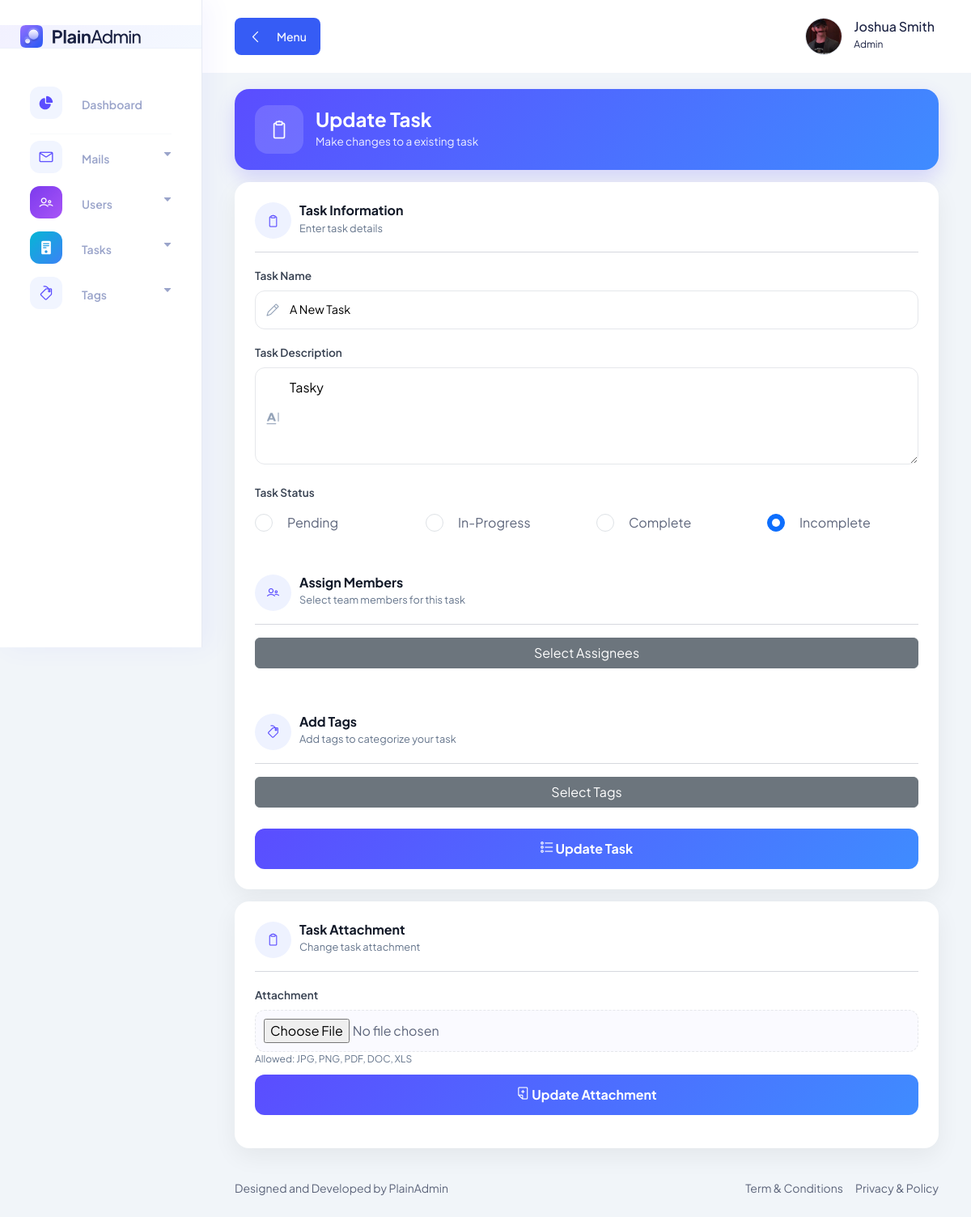
/pages/tasks/edit.task.php?task_id=4 (signed in), run on an earlier commit of the app's database.
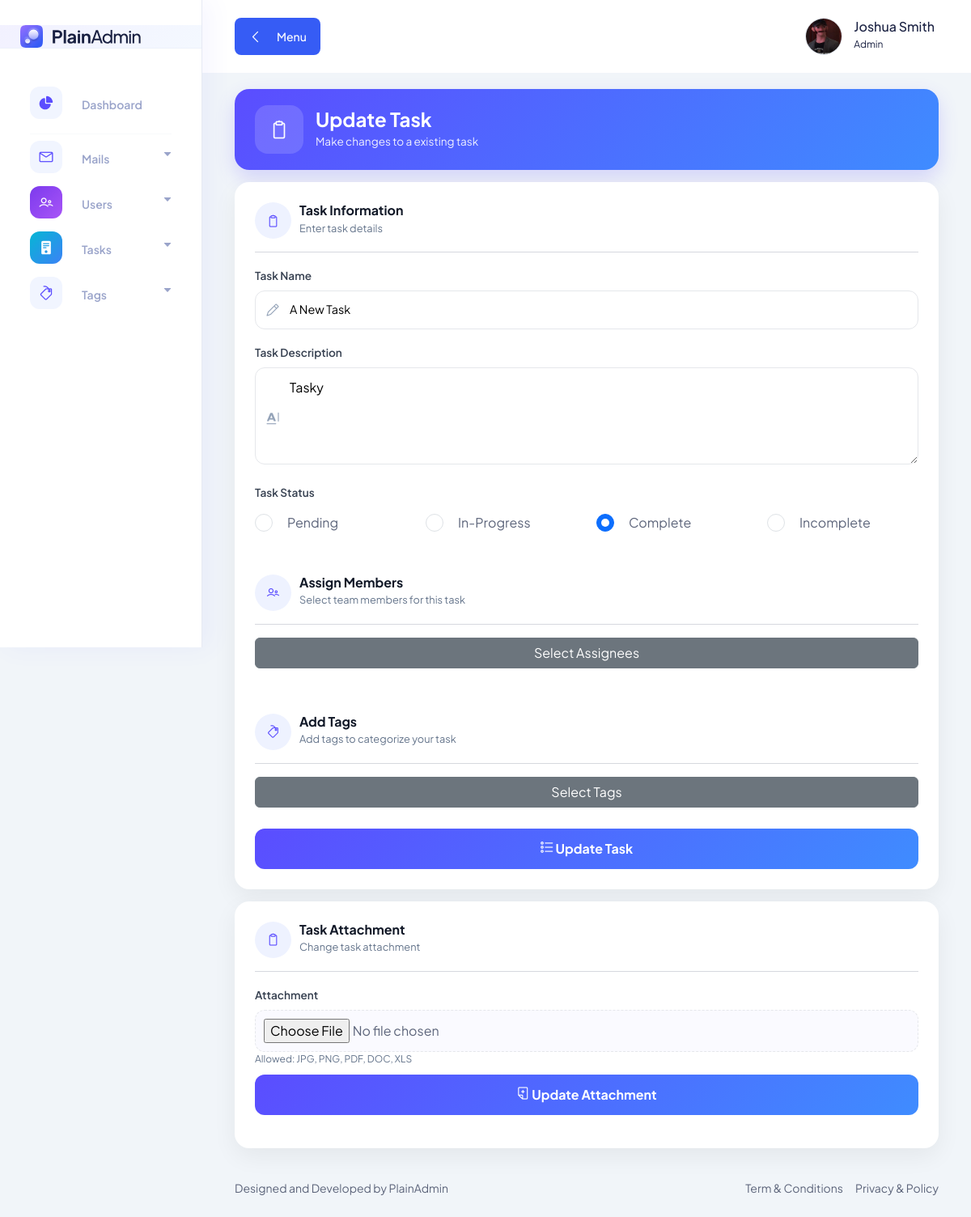
And on a later commit of the database.
### tables this page shows
CREATE TABLE `tasks_tbl` (
  `task_id` int(11) NOT NULL AUTO_INCREMENT,
  `task_name` varchar(100) NOT NULL,
  `task_description` varchar(100) NOT NULL,
  `task_status` int(11) NOT NULL DEFAULT 1,
  `task_attachment` varchar(255) DEFAULT NULL,
  `task_submit` varchar(255) DEFAULT NULL,
  `submission_text` text DEFAULT NULL,
  `submitted_by` varchar(255) DEFAULT '',
  `submitted_at` datetime DEFAULT NULL,
  PRIMARY KEY (`task_id`)
);

CREATE TABLE `task_status_tbl` (
  `status_id` int(11) NOT NULL AUTO_INCREMENT,
  `status` varchar(100) NOT NULL,
  PRIMARY KEY (`status_id`)
);

### pages/tasks/edit.task.php (the view, shortened to what the changed rows need)
<?php require_once "../../includes/conn.php"; ?>
<!DOCTYPE html>
<html lang="en">
<head>
    <?php include_once "../../includes/components/links.php"; ?>
</head>
<body>
    <?php
    $task_id = $_GET['task_id'];
    $select_task = mysqli_query($conn, "SELECT * FROM tasks_tbl WHERE task_id = '$task_id'");
    $task = mysqli_fetch_array($select_task);
    ?>
    <main class="main-wrapper">
        <section class="section">
            <div class="container-fluid">
                <div class="page-header">
                    <div>
                        <h2 class="header-title">Update Task</h2>
                    </div>
                </div>
                <form action="ctrlData/ctrl.update.task.php?task_id=<?php echo $task_id; ?>" method="POST"
                    enctype="multipart/form-data">
                    <div class="glass-card">
                        <div class="row">
                            <div class="col-md-12 mb-3">
                                <div class="input-group-custom">
                                    <i class="lni lni-pencil"></i>
                                    <input type="text" name="taskname" class="input-custom"
                                        value="<?php echo $task['task_name']; ?>" required>
                                </div>
                            </div>
                            <div class="col-md-12 mb-3">
                                <div class="input-group-custom">
                                    <i class="lni lni-text-format"></i>
                                    <textarea name="taskdescription"
                                        placeholder="Write task details..."><?php echo $task['task_description']; ?></textarea>
                                </div>
                            </div>
                            <div class="col-md-12 mb-3">
                                <div class="input-group-custom row">
                                    <?php
                                    $task_statuses = mysqli_query($conn, "SELECT * FROM task_status_tbl");
                                    while ($task_status = mysqli_fetch_array($task_statuses)) {
                                        ?>
                                        <div class="col">
                                            <div class="form-check radio-style mb-20">
                                                <input class="form-check-input" type="radio"
                                                    value="<?php echo $task_status['status_id'] ?>"
                                                    id="statusradio-<?php echo $task_status['status_id'] ?>"
                                                    name="taskstatus" required <?php if ($task['task_status'] == $task_status['status_id'])
                                                        echo "checked"; ?>>
                                                <label class="form-check-label"
                                                    for="statusradio-<?php echo $task_status['status_id'] ?>">
                                                    <?php echo $task_status['status'] ?>
                                                </label>
                                            </div>
                                        </div>
                                        <?php
                                    }
                                    ?>
                                </div>
                            </div>
                        </div>
                        <br>
                    </div>
                </form>
            </div>
        </section>
    </main>
    <?php include_once "../../includes/components/scripts.php"; ?>
</body>
</html>

What changed in the data, as far as the page shows it:
changed tasks_tbl "A New Task": task_status "☐ Complete" → "☑ Complete"; task_status "☑ Incomplete" → "☐ Incomplete"
